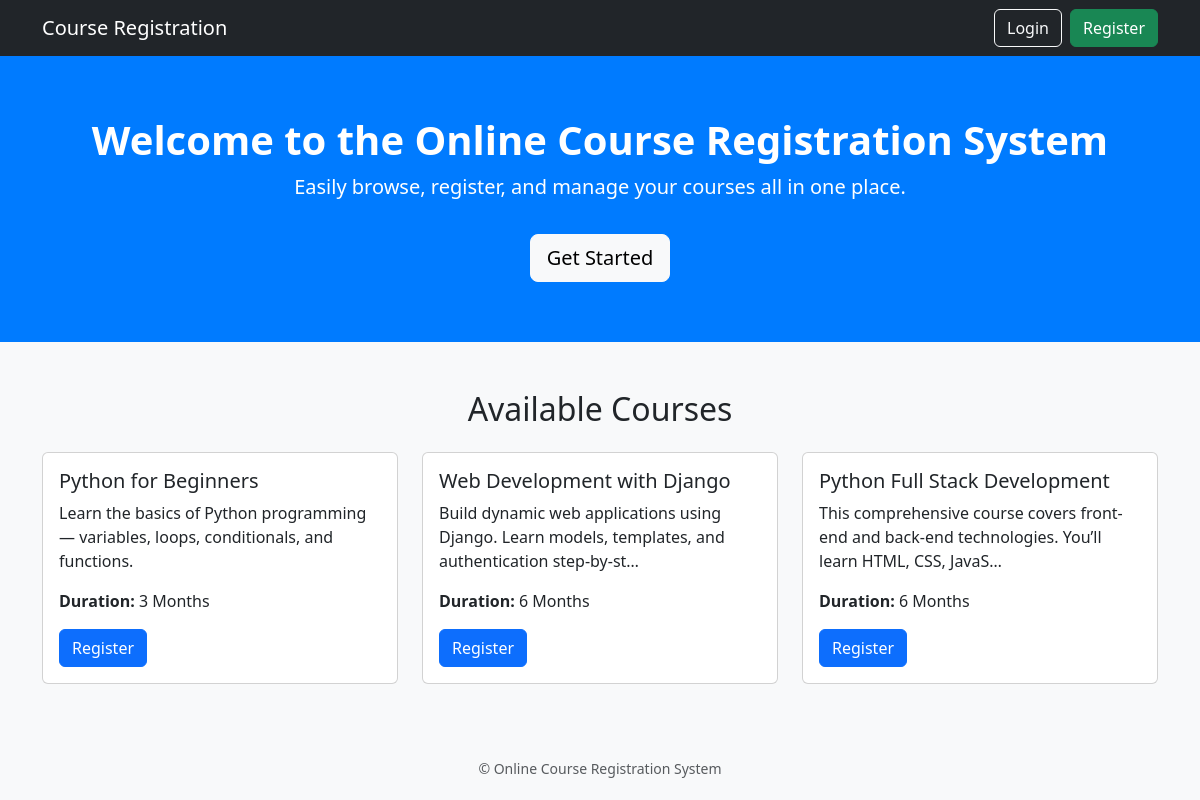
The app's page /, older data.
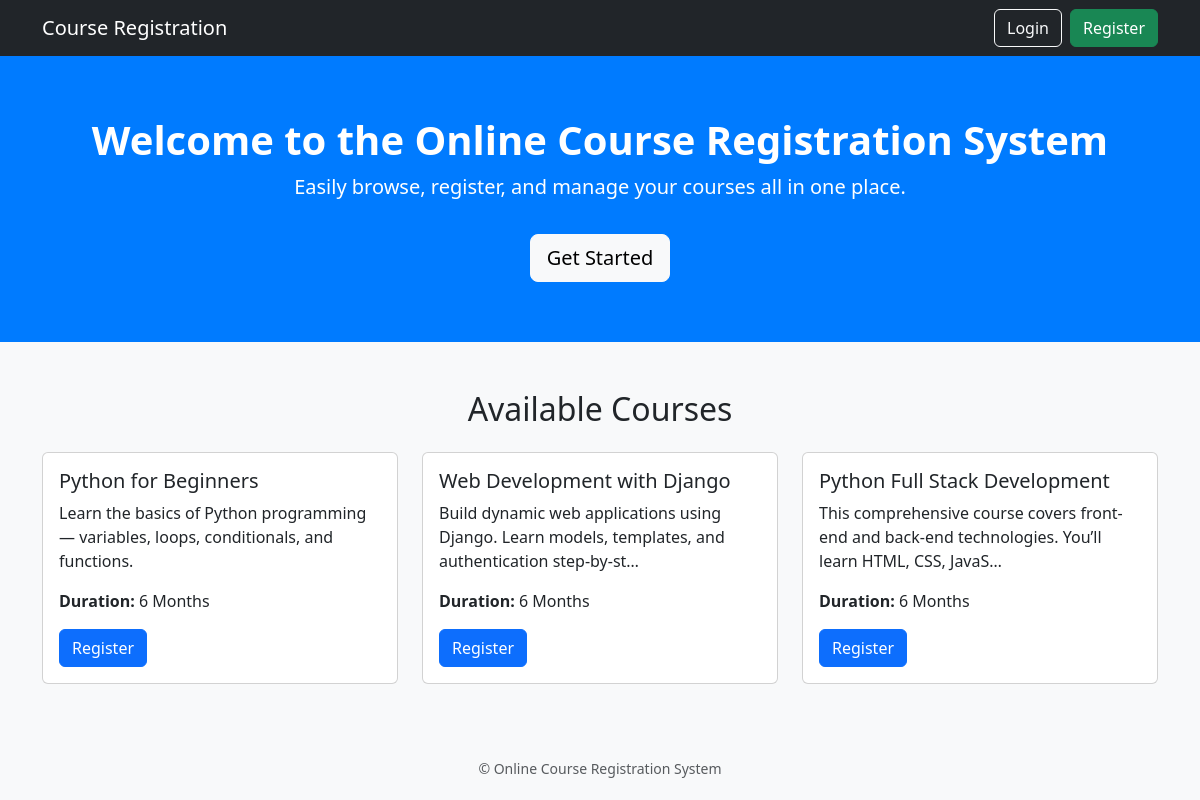
The same page, newer data.
### course_app/models.py (models this page shows, shortened)
class Course(models.Model):
    DURATION_CHOICE = [
        ('1 Month', '1 Month'),
        ('3 Months', '3 Months'),
        ('6 Months', '6 Months'),
    ]
    course_name = models.CharField(max_length=100)
    duration = models.CharField(max_length=20,choices=DURATION_CHOICE)
    description = models.TextField()
    course_image = models.ImageField(upload_to='course_images/', blank=True, null=True)

### course_app/views.py (the view)
# urls.py: path('', views.index, name='index'),
def index(request):
    courses = Course.objects.all()[:3]
    return render(request, 'index.html', {'courses': courses})

### course_app/templates/index.html (shortened to what this page needs)
{% load static %}
<!DOCTYPE html>
<html lang="en">
<head>
  <link href="https://cdn.jsdelivr.net/npm/bootstrap@5.3.2/dist/css/bootstrap.min.css" rel="stylesheet">
</head>
<body>
  <nav class="navbar navbar-expand-lg navbar-dark bg-dark">
    <div class="container">
      <a class="navbar-brand" href="#">Course Registration</a>
      <div class="d-flex">
        {% if user.is_authenticated %}
          <span class="navbar-text text-light me-3">
            Hello, {{ user.username }}!
          </span>
          {% if user.is_superuser %}
            <a href="{% url 'admin_dashboard' %}" class="btn btn-warning me-2">Admin Dashboard</a>
          {% else %}
            <a href="{% url 'student_dashboard' %}" class="btn btn-primary me-2">Student Dashboard</a>
          {% endif %}
          <a href="{% url 'logout' %}" class="btn btn-outline-light">Logout</a>
        {% else %}
          <a href="{% url 'login' %}" class="btn btn-outline-light me-2">Login</a>
          <a href="{% url 'register' %}" class="btn btn-success">Register</a>
        {% endif %}
      </div>
    </div>
  </nav>
  <div class="hero">
    <div class="container">
      <h1>Welcome to the Online Course Registration System</h1>
      <p class="lead">Easily browse, register, and manage your courses all in one place.</p>
      {% if not user.is_authenticated %}
        <a href="{% url 'register' %}" class="btn btn-light btn-lg mt-3">Get Started</a>
      {% endif %}
    </div>
  </div>
  <div class="container mt-5">
  <h2 class="text-center mb-4">Available Courses</h2>
  <div class="row">
    {% for course in courses %}
      <div class="col-md-4 mb-4">
        <div class="card h-100">
          <div class="card-body">
            <h5 class="card-title">{{ course.course_name }}</h5>
            <p class="card-text">{{ course.description|truncatechars:100 }}</p>
            <p><strong>Duration:</strong> {{ course.get_duration_display }}</p>
            {% if user.is_authenticated %}
              <a href="{% url 'register_course' course.id %}" class="btn btn-success">Register</a>
            {% else %}
              <a href="{% url 'login' %}" class="btn btn-primary">Register</a>
            {% endif %}
          </div>
        </div>
      </div>
    {% empty %}
      <p class="text-center text-muted">No courses available right now.</p>
    {% endfor %}
  </div>
</div>
  <footer class="text-center mt-5 mb-3 text-muted">
    <small>© {{ now|date:"Y" }} Online Course Registration System</small>
  </footer>
</body>
</html>

Row changes from the older to the newer data that the page shows:
changed Course "Python for Beginners": duration "3 Months" → "6 Months"
